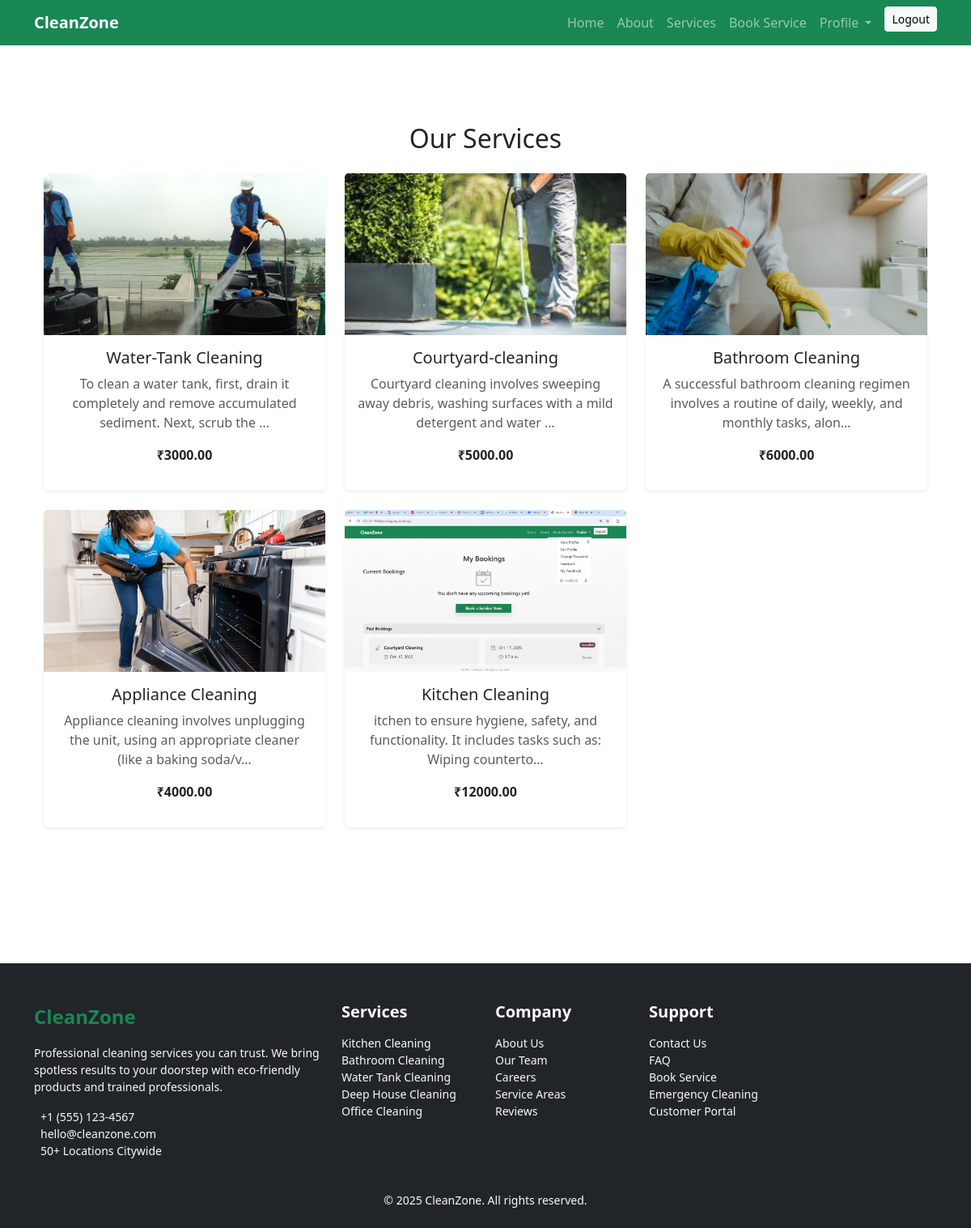
Page /services/ on the committed database.
### services/models.py (models this page shows, shortened)
class Service(models.Model):
    name = models.CharField(max_length=200)
    description = models.TextField()
    price = models.DecimalField(max_digits=10, decimal_places=2)
    image = models.ImageField(upload_to='service_images/', blank=True, null=True)
    is_active = models.BooleanField(default=True)  # Admin can deactivate if needed
    created_at = models.DateTimeField(auto_now_add=True)

### services/views.py (the view)
# urls.py: path('', views.service_list, name='service_list'),
def service_list(request):
    services = Service.objects.filter(is_active=True).order_by('-created_at')
    return render(request, 'services/service_list.html', {'services': services})

### templates/services/service_list.html (shortened to what this page needs)
{% extends 'user_base.html' %}
{% block content %}
<div class="container py-5">
  <h2 class="text-center mb-4">Our Services</h2>
  <div class="row">
    {% for service in services %}
    <div class="col-md-4 mb-4">
      <div class="card h-100 shadow-sm border-0">
        {% if service.image %}
        <img src="{{ service.image.url }}" class="card-img-top" alt="{{ service.name }}" style="height: 200px; object-fit: cover;">
        {% endif %}
        <div class="card-body text-center">
          <h5 class="card-title">{{ service.name }}</h5>
          <p class="card-text text-muted">{{ service.description|truncatechars:100 }}</p>
          <p class="fw-bold">₹{{ service.price }}</p>
        </div>
      </div>
    </div>
    {% empty %}
    <p class="text-center text-muted">No services available at the moment.</p>
    {% endfor %}
  </div>
</div>
{% endblock %}

### templates/user_base.html (shortened to what this page needs)
{% load static %}
<!DOCTYPE html>
<html lang="en">
<head>
  <link href="https://cdn.jsdelivr.net/npm/bootstrap@5.3.0/dist/css/bootstrap.min.css" rel="stylesheet">
  <link rel="stylesheet" href="{% static 'css/style.css' %}">
</head>
<body>
  <nav class="navbar navbar-expand-lg navbar-dark bg-success">
    <div class="container">
      <a class="navbar-brand fw-bold" href="/">CleanZone</a>
      <div class="collapse navbar-collapse" id="navbarNav">
        <ul class="navbar-nav ms-auto">
          <li class="nav-item"><a class="nav-link" href="{% url 'user_home' %}">Home</a></li>
          <li class="nav-item"><a class="nav-link" href="#about">About</a></li>
          <li class="nav-item"><a class="nav-link" href="{% url 'service_list' %}">Services</a></li>
          <li class="nav-item"><a class="nav-link" href="/book">Book Service</a></li>
          <li class="nav-item dropdown">
            <a class="nav-link dropdown-toggle" href="#" id="profileDropdown" role="button" data-bs-toggle="dropdown" aria-expanded="false">
              Profile
            </a>
          </li>
          <li class="nav-item">
            <form action="{% url 'logout' %}" method="post" class="d-inline">
              <button type="submit" class="btn btn-light btn-sm ms-2">Logout</button>
            </form>
          </li>
        </ul>
      </div>
    </div>
  </nav>
  <main class="container py-5">
    {% block content %}{% endblock %}
  </main>
<footer class="bg-dark text-light pt-5 pb-4 mt-5">
  <div class="container">
    <div class="row gy-4">
      <div class="col-lg-4 col-md-6">
        <a href="/" class="d-inline-flex align-items-center mb-3 text-decoration-none">
          <span class="fs-4 fw-bold text-success">CleanZone</span>
        </a>
        <p class="small">
          Professional cleaning services you can trust. We bring spotless results to your doorstep with eco-friendly products and trained professionals.
        </p>
        <ul class="list-unstyled small">
          <li> +1 (555) 123-4567</li>
          <li> hello@cleanzone.com</li>
          <li> 50+ Locations Citywide</li>
        </ul>
      </div>
      <div class="col-lg-2 col-md-6">
        <h5 class="fw-bold mb-3">Services</h5>
        <ul class="list-unstyled small">
          <li><a href="/book" class="text-light text-decoration-none">Kitchen Cleaning</a></li>
          <li><a href="/book" class="text-light text-decoration-none">Bathroom Cleaning</a></li>
          <li><a href="/book" class="text-light text-decoration-none">Water Tank Cleaning</a></li>
          <li><a href="/book" class="text-light text-decoration-none">Deep House Cleaning</a></li>
          <li><a href="/book" class="text-light text-decoration-none">Office Cleaning</a></li>
        </ul>
      </div>
      <div class="col-lg-2 col-md-6">
        <h5 class="fw-bold mb-3">Company</h5>
        <ul class="list-unstyled small">
          <li><a href="#about" class="text-light text-decoration-none">About Us</a></li>
          <li><a href="#" class="text-light text-decoration-none">Our Team</a></li>
          <li><a href="#" class="text-light text-decoration-none">Careers</a></li>
          <li><a href="#" class="text-light text-decoration-none">Service Areas</a></li>
          <li><a href="#" class="text-light text-decoration-none">Reviews</a></li>
        </ul>
      </div>
      <div class="col-lg-2 col-md-6">
        <h5 class="fw-bold mb-3">Support</h5>
        <ul class="list-unstyled small">
          <li><a href="#contact" class="text-light text-decoration-none">Contact Us</a></li>
          <li><a href="#" class="text-light text-decoration-none">FAQ</a></li>
          <li><a href="/book" class="text-light text-decoration-none">Book Service</a></li>
          <li><a href="#" class="text-light text-decoration-none">Emergency Cleaning</a></li>
          <li><a href="#" class="text-light text-decoration-none">Customer Portal</a></li>
        </ul>
      </div>
    </div>
    <div class="row mt-4">
      <div class="col text-center">
        <p class="small mb-0">&copy; 2025 CleanZone. All rights reserved.</p>
      </div>
    </div>
  </div>
</footer>
</body>
</html>

### static/css/style.css (style rules this page uses)
html { scroll-behavior: smooth; }

### rows in the picture
Service: image (picture), name "Water-Tank Cleaning", description "To clean a water tank, first, drain it completely and remove accumulated sediment. Next, scrub the …", price "3000.00"
Service: image (picture), name "Courtyard-cleaning", description "Courtyard cleaning involves sweeping away debris, washing surfaces with a mild detergent and water …", price "5000.00"
Service: image (picture), name "Bathroom Cleaning", description "A successful bathroom cleaning regimen involves a routine of daily, weekly, and monthly tasks, alon…", price "6000.00"
Service: image (picture), name "Appliance Cleaning", description "Appliance cleaning involves unplugging the unit, using an appropriate cleaner (like a baking soda/v…", price "4000.00"
Service: image (picture), name "Kitchen Cleaning", description "itchen to ensure hygiene, safety, and functionality. It includes tasks such as: Wiping counterto…", price "12000.00"
